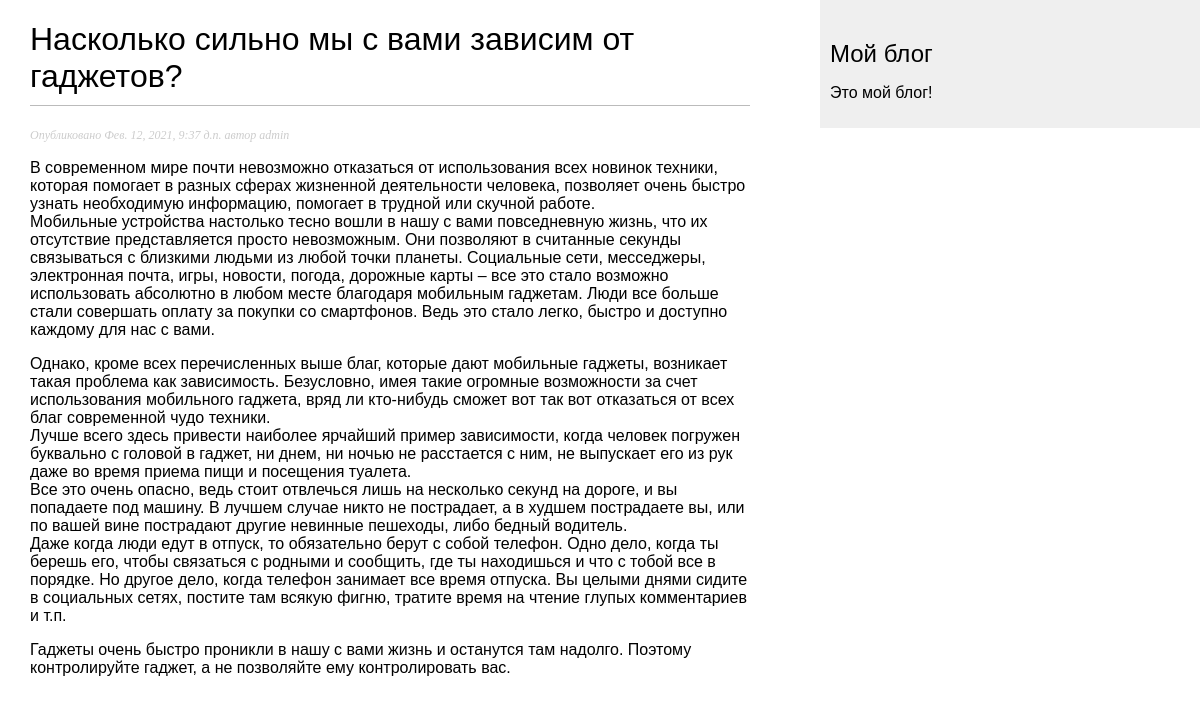
The page /blog/2021/2/12/naskolko-silno-my-s-vami-zavisim-ot-gadzhetov/ on the database its author committed.
### blog/models.py (models this page shows, shortened)
class Post(models.Model):
    STATUS_CHOICES = (
        ('draft', 'Draft'),
        ('published', 'Published'),
    )
    title = models.CharField(max_length=250)
    slug = models.SlugField(max_length=250,
                            unique_for_date='publish')
    author = models.ForeignKey(User,
                               on_delete=models.CASCADE,
                               related_name='blog_posts')
    body = models.TextField()
    publish = models.DateTimeField(default=timezone.now)
    created = models.DateTimeField(auto_now_add=True)
    updated = models.DateTimeField(auto_now=True)
    status = models.CharField(max_length=10,
                              choices=STATUS_CHOICES,
                              default='draft')
    objects = models.Manager()  # The default manager.
    published = PublishedManager()  # Our custom manager.
    class Meta:
        ordering = ('-publish',)

### blog/views.py (the view)
def post_detail(request, year, month, day, post):
    post = get_object_or_404(Post, slug=post,
                                   status='published',
                                   publish__year=year,
                                   publish__month=month,
                                   publish__day=day)
    return render(request,
                  'blog/post/detail.html',
                  {'post': post})

### blog/templates/blog/post/detail.html (shortened to what this page needs)
{% extends "blog/base.html" %}
{% block content %}
<h1>{{ post.title }}</h1>
<p class="date">Опубликовано {{ post.publish }} автор {{ post.author }}</p>
{{ post.body|linebreaks }}
{% endblock %}

### blog/static/css/blog.css (style rules this page uses)
body { margin:0; padding:0; font-family:helvetica, sans-serif; }
h1 { font-weight:normal; border-bottom:1px solid #bbb; padding:0 0 10px 0; }
p.date { color:#ccc; font-family: georgia, serif; font-size: 12px; font-style: italic; }

### rows shown on the page
Post: title "Насколько сильно мы с вами зависим от гаджетов?", publish "Фев. 12, 2021, 9:37 д.п.", author "admin", body "В современном мире почти невозможно отказаться от использования всех новинок техники, которая помогает в разных сферах жизненной деятельности человека, позволяет очень быстро узнать необходимую информацию, помогает в трудной или скучной работе. Мобильные устройства настолько тесно вошли в нашу с вами повседневную жизнь, что их отсутствие представляется просто невозможным. Они позволяют в считанные секунды связываться с близкими людьми из любой точки планеты. Социальные сети, месседжеры, электронная почта, игры, новости, погода, дорожные карты – все это стало возможно использовать абсолютно в любом месте благодаря мобильным гаджетам. Люди все больше стали совершать оплату за покупки со…"
